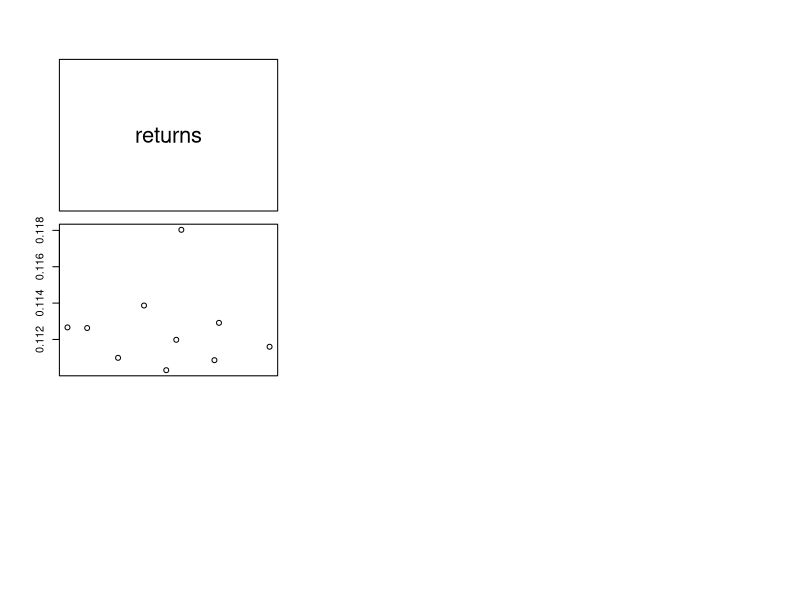

The R script that drew this image: (Note: this script raises an error after producing the figure.)
## ---- chunk 1
library(tidyverse)
period1 <- read_csv('stock_period1.csv')
colnames(period1)[1] <- 'col1'
period1 <- period1%>%
  column_to_rownames('col1')


period2 <- read_csv('stock_period2.csv')
colnames(period2)[1] <- 'col1'
period2 <- period2%>%
  column_to_rownames('col1')
## ---- chunk 2
n_1 = 10

portfolio = data.frame()
portfolio$returns <- double()
portfolio$sd <- double()
portfolio$`returns/sd` <- double()

weights_array = list()


total_returns = as.double(((tail(period1,1)-head(period1,1))/head(period1,1))[1,])
num_of_portfolios = n_1
num_of_stocks = ncol(period1)
stock_returns = lead(period1,1)/period1-1

for (i in 1:num_of_portfolios){
  rnd_nums = runif(12)
  weights = rnd_nums/sum(rnd_nums)
  
  weights_array <- append(weights_array,weights)
  portfolio[i,1] <- sum(total_returns*weights)
  portfolio_returns <- stock_returns*t(weights)
  portfolio[i,2] <- sd(na.omit(as.double(rowSums(portfolio_returns))))*sqrt(252)
  #portfolio[i,3] <- as.double(portfolio[i,1])/as.double(portfolio[i,2])
  
  
   
  
}
print(portfolio)
#ggplot(portfolio)+
 #geom_line(aes(x=returns))

plot(portfolio)
